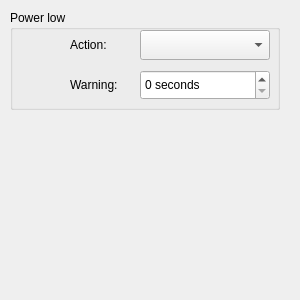
<?xml version="1.0" encoding="UTF-8"?>
<ui version="4.0">
 <class>PowerLowSettings</class>
 <widget class="QWidget" name="PowerLowSettings">
  <property name="geometry">
   <rect>
    <x>0</x>
    <y>0</y>
    <width>300</width>
    <height>300</height>
   </rect>
  </property>
  <property name="windowTitle">
   <string>Dialog</string>
  </property>
  <widget class="QGroupBox" name="groupBox">
   <property name="geometry">
    <rect>
     <x>10</x>
     <y>10</y>
     <width>270</width>
     <height>100</height>
    </rect>
   </property>
   <property name="title">
    <string>Power low</string>
   </property>
   <widget class="QComboBox" name="actionComboBox">
    <property name="geometry">
     <rect>
      <x>130</x>
      <y>20</y>
      <width>130</width>
      <height>30</height>
     </rect>
    </property>
   </widget>
   <widget class="QLabel" name="actionLabel">
    <property name="geometry">
     <rect>
      <x>60</x>
      <y>20</y>
      <width>60</width>
      <height>30</height>
     </rect>
    </property>
    <property name="text">
     <string>Action:</string>
    </property>
   </widget>
   <widget class="QLabel" name="warningLabel">
    <property name="geometry">
     <rect>
      <x>60</x>
      <y>60</y>
      <width>60</width>
      <height>30</height>
     </rect>
    </property>
    <property name="text">
     <string>Warning:</string>
    </property>
   </widget>
   <widget class="QSpinBox" name="warningSpinBox">
    <property name="geometry">
     <rect>
      <x>130</x>
      <y>60</y>
      <width>130</width>
      <height>30</height>
     </rect>
    </property>
    <property name="suffix">
     <string> seconds</string>
    </property>
    <property name="maximum">
     <number>500</number>
    </property>
   </widget>
  </widget>
 </widget>
 <resources/>
 <connections/>
</ui>
